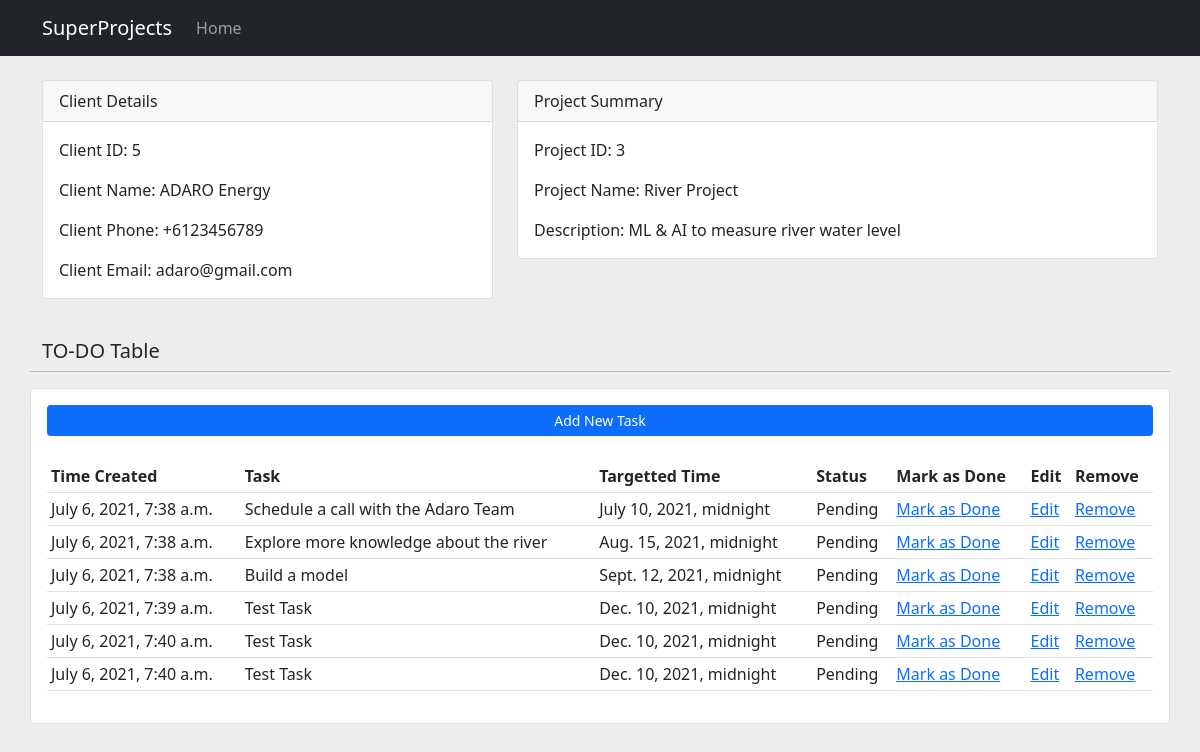
Page /details/3/ on the committed database.
### project/models.py (models this page shows, shortened)
class Client(models.Model):
    name = models.CharField(max_length=255, null=True)
    phone = models.CharField(max_length=20, null=True, blank=True)
    email = models.CharField(max_length=255, null=True)
    date_created = models.DateTimeField(auto_now_add=True)

class Project(models.Model):
    STATUS = (
        ('Pending', 'Pending'),
        ('In Progress', 'In Progress'),
        ('Done', 'Done')
    )
    name = models.CharField(max_length=255, null=True)
    deadline = models.DateTimeField()
    date_created = models.DateTimeField(auto_now_add=True)
    description = models.CharField(max_length=255, null=True)
    status = models.CharField(max_length=255, null=True, choices=STATUS)
    client = models.ForeignKey(Client, null=True, on_delete=models.SET_NULL)

class Todolist(models.Model):
    STATUS = (
        ('Pending', 'Pending'),
        ('In Progress', 'In Progress'),
        ('Done', 'Done')
    )
    task = models.CharField(max_length=255)
    date_created = models.DateTimeField(auto_now_add=True)
    target_time = models.DateTimeField()
    status = models.CharField(max_length=255, null=True, choices=STATUS)
    project = models.ForeignKey(Project, null=True,on_delete=models.CASCADE)

### project/views.py (the view)
# urls.py: path('details/<str:pk_project>/', views.details, name='project'),
def details(request, pk_project):
    project = Project.objects.get(id=pk_project)
    client = project.client
    todolist = project.todolist_set.all()
    context = {
        "project": project,
        "client": client,
        "todolist": todolist
    }
    return render(request, 'project/details.html', context)

### project/templates/project/details.html
{% extends 'project/base.html' %}
{% block content %}
<br />
<div class="container">
  <div class="row">
    <div class="col-md-5">
      <div class="card mb-3">
        <div class="card-header">Client Details</div>
        <div class="card-body">
          <p class="card-text">Client ID: {{ client.id }}</p>
          <p class="card-text">Client Name: {{ client.name }}</p>
          <p class="card-text">Client Phone: {{ client.phone }}</p>
          <p class="card-text">Client Email: {{ client.email }}</p>
        </div>
      </div>
    </div>
    <div class="col-md-7">
      <div class="card mb-3">
        <div class="card-header">Project Summary</div>
        <div class="card-body">
          <p class="card-text">Project ID: {{ project.id }}</p>
          <p class="card-text">Project Name: {{ project.name }}</p>
          <p class="card-text">Description: {{ project.description }}</p>
        </div>
      </div>
    </div>
  </div>
  {% include 'project/todolist.html' %}
</div>
{% endblock %}

### project/templates/project/todolist.html
<br />
<div class="row">
  <h5>TO-DO Table</h5>
  <hr />
  <div class="card card-body">
    <a
      class="btn btn-primary btn-sm btn-block"
      href="{% url 'create_task' project.id %}"
      >Add New Task</a
    >
    <br />
    <table class="table table-sm">
      <tr>
        <th>Time Created</th>
        <th>Task</th>
        <th>Targetted Time</th>
        <th>Status</th>
        <th>Mark as Done</th>
        <th>Edit</th>
        <th>Remove</th>
      </tr>
      {% for todo in todolist %}
      <tr>
        <td>{{ todo.date_created }}</td>
        <td>{{ todo.task }}</td>
        <td>{{ todo.target_time }}</td>
        <td>{{ todo.status }}</td>
        <td><a href="#">Mark as Done</a></td>
        <td><a href="#">Edit</a></td>
        <td><a href="#">Remove</a></td>
      </tr>
      {% endfor %}
    </table>
  </div>
</div>

### project/templates/project/base.html (style rules this page uses)
body { background-color: #eee; }

### rows in the picture
Client: id "5", name "ADARO Energy", phone "+6123456789", email "adaro@gmail.com"
Project: id "3", name "River Project", description "ML & AI to measure river water level"
Todolist: date_created "July 6, 2021, 7:38 a.m.", task "Schedule a call with the Adaro Team", target_time "July 10, 2021, midnight", status "Pending"
Todolist: date_created "July 6, 2021, 7:38 a.m.", task "Explore more knowledge about the river", target_time "Aug. 15, 2021, midnight", status "Pending"
Todolist: date_created "July 6, 2021, 7:38 a.m.", task "Build a model", target_time "Sept. 12, 2021, midnight", status "Pending"
Todolist: date_created "July 6, 2021, 7:39 a.m.", task "Test Task", target_time "Dec. 10, 2021, midnight", status "Pending"
Todolist: date_created "July 6, 2021, 7:40 a.m.", task "Test Task", target_time "Dec. 10, 2021, midnight", status "Pending"
Todolist: date_created "July 6, 2021, 7:40 a.m.", task "Test Task", target_time "Dec. 10, 2021, midnight", status "Pending"
